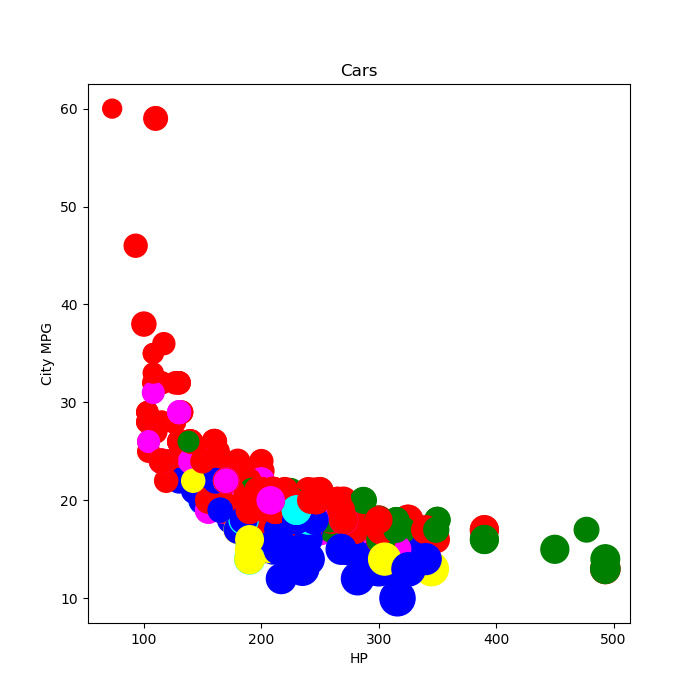

This chart was generated by the following Python code:
import matplotlib.pyplot as plt
import pip
pip.main(['install','pandas'])
import pandas as pd
import seaborn
import sys

df = pd.read_csv(sys.argv[1])
df = df[["HP", "City MPG", "Weight", "Small/Sporty/ Compact/Large Sedan", "Sports Car", "SUV", "Wagon", "Minivan", "Pickup"]]
df = df[df["City MPG"] != '*']
df = df[df["Weight"] != '*']


def cat(row):
    if row['Small/Sporty/ Compact/Large Sedan'] == 1:
        return 'Small/Sporty/ Compact/Large Sedan'
    if row['Sports Car'] == 1:
        return 'Sports Car'
    if row['SUV'] == 1:
        return 'SUV'
    if row['Wagon'] == 1:
        return 'Wagon'
    if row['Minivan'] == 1:
        return 'Minivan'
    if row['Pickup'] == 1:
        return 'Pickup'
    else:
        return 'no cat'


categories = []
for index, row in df.iterrows():
    categories.append(cat(row))

df['category'] = categories
columns = ["Small/Sporty/ Compact/Large Sedan", "Sports Car", "SUV", "Wagon", "Minivan", "Pickup"]
df.drop(columns, inplace=True, axis=1)
# print(df)
# pd.set_option('display.max_rows', 500)
df["City MPG"] = pd.to_numeric(df["City MPG"])
df["Weight"] = pd.to_numeric(df["Weight"])

colors = {'Small/Sporty/ Compact/Large Sedan': 'red', 'Sports Car': 'green', 'SUV': 'blue',
          'Wagon': 'magenta', 'Minivan': 'cyan', 'Pickup': 'yellow'}
plot = df.plot(x="HP", y="City MPG", s=df['Weight'] / 10, c=df['category'].apply(lambda x: colors[x]),
               kind='scatter', figsize = (7,7), title='Cars')
plot.set_xlabel("HP")
plot.set_ylabel("City MPG")

plt.savefig(sys.argv[2])
